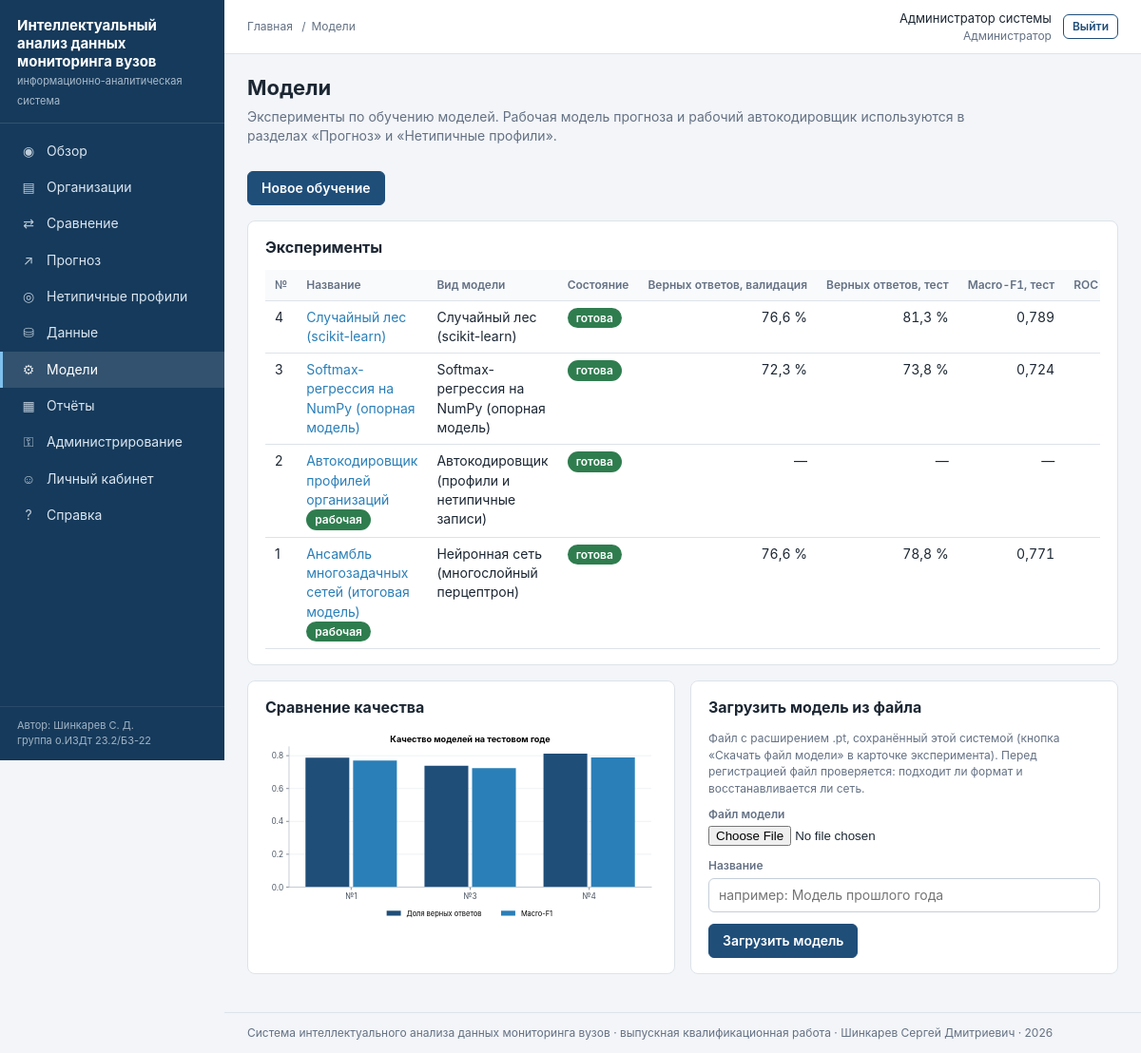
Screenshot of /models/ (signed in) with the database file from the repository.
### vuzmon/db/models.py (models this page shows)
class Base(DeclarativeBase):
    """Общий базовый класс всех таблиц."""

class User(Base):
    __tablename__ = "users"
    id: Mapped[int] = mapped_column(Integer, primary_key=True)
    login: Mapped[str] = mapped_column(String(64), unique=True)
    password_hash: Mapped[str] = mapped_column(String(255))          # пароль хранится только в виде хеша
    full_name: Mapped[str] = mapped_column(String(128), default="")
    email: Mapped[str] = mapped_column(String(128), default="")
    position: Mapped[str] = mapped_column(String(128), default="")   # должность
    role_id: Mapped[int] = mapped_column(ForeignKey("roles.id"))
    is_active: Mapped[bool] = mapped_column(Boolean, default=True)
    created_at: Mapped[datetime] = mapped_column(DateTime, default=datetime.now)
    last_login_at: Mapped[datetime] = mapped_column(DateTime, nullable=True)
    role: Mapped[Role] = relationship(back_populates="users")

class Role(Base):
    __tablename__ = "roles"
    id: Mapped[int] = mapped_column(Integer, primary_key=True)
    code: Mapped[str] = mapped_column(String(32), unique=True)       # admin / analyst / viewer
    title: Mapped[str] = mapped_column(String(64))                   # название на русском
    description: Mapped[str] = mapped_column(String(255), default="")
    users: Mapped[list["User"]] = relationship(back_populates="role")

class Experiment(Base):
    __tablename__ = "experiments"
    id: Mapped[int] = mapped_column(Integer, primary_key=True)
    name: Mapped[str] = mapped_column(String(128))
    model_type: Mapped[str] = mapped_column(String(32))              # mlp / autoencoder / logreg / boosting ...
    params_json: Mapped[str] = mapped_column(Text, default="{}")     # гиперпараметры
    metrics_json: Mapped[str] = mapped_column(Text, default="{}")    # итоговые метрики качества
    status: Mapped[str] = mapped_column(String(16), default="new")   # new / running / done / failed
    message: Mapped[str] = mapped_column(Text, default="")           # текст ошибки или примечание
    model_file: Mapped[str] = mapped_column(String(255), default="") # путь к сохранённой модели
    is_active: Mapped[bool] = mapped_column(Boolean, default=False)  # используется ли для прогнозов
    dataset_id: Mapped[int] = mapped_column(ForeignKey("datasets.id"), nullable=True)
    created_by: Mapped[int] = mapped_column(ForeignKey("users.id"), nullable=True)
    started_at: Mapped[datetime] = mapped_column(DateTime, default=datetime.now)
    finished_at: Mapped[datetime] = mapped_column(DateTime, nullable=True)
    author: Mapped[User] = relationship()
    dataset: Mapped[Dataset] = relationship()
    epochs: Mapped[list["ExperimentEpoch"]] = relationship(
        back_populates="experiment", cascade="all, delete-orphan", order_by="ExperimentEpoch.epoch")

### webapp/views_models.py (the view)
@bp.route("/")
@security.roles_required(*security.ROLE_ANALYST)
def index():
    db = get_session()
    experiments = db.scalars(select(Experiment).order_by(Experiment.id.desc())).all()
    rows, names, accuracy, f1 = [], [], [], []
    for experiment in experiments:
        metrics = json.loads(experiment.metrics_json or "{}")
        test = metrics.get("test") or {}
        rows.append({"experiment": experiment, "test": test, "val": metrics.get("val") or {},
                     "metrics": metrics})
        if test and experiment.status == "done":
            names.append(f"№{experiment.id}")
            accuracy.append(test["accuracy"])
            f1.append(test["macro_f1"])
    chart = None
    if names:
        order = list(reversed(range(len(names))))[-10:]
        chart = plots.to_svg(plots.grouped_bars(
            [names[i] for i in order],
            {"Доля верных ответов": [accuracy[i] for i in order], "Macro-F1": [f1[i] for i in order]},
            "Качество моделей на тестовом годе"))
    return render_template("models.html", crumbs=[("Модели", None)], rows=rows, chart=chart,
                           model_types=jobs.MODEL_TYPES, status_titles=STATUS_TITLES)

### vuzmon/db/session.py (called while the page is built)
def get_session_factory(url: str = None):
    global _session_factory
    if _session_factory is None or url is not None:
        _session_factory = scoped_session(sessionmaker(bind=get_engine(url), expire_on_commit=False))
    return _session_factory

def get_session():
    return get_session_factory()()

### vuzmon/ml/plots.py (called while the page is built)
def to_svg(figure) -> str:
    buffer = io.StringIO()
    figure.savefig(buffer, format="svg", bbox_inches="tight")
    plt.close(figure)
    svg = buffer.getvalue()
    return svg[svg.index("<svg"):]

### webapp/__init__.py (called while the page is built)
def active_menu(endpoint: str) -> str:
    endpoints = [item[0] for item in MENU]
    if endpoint in endpoints:
        return endpoint
    if endpoint in MENU_PARENTS:
        return MENU_PARENTS[endpoint]
    blueprint = endpoint.split(".")[0]
    return next((item for item in endpoints if item.split(".")[0] == blueprint), "")

def format_number(value, digits: int = 2) -> str:
    if value is None or value != value:   # None или NaN
        return "—"
    if isinstance(value, float) and not value.is_integer():
        text = f"{value:,.{digits}f}"
    else:
        text = f"{int(value):,}"
    return text.replace(",", " ").replace(".", ",")

### webapp/security.py (called while the page is built)
def current_user():
    if "user" not in g:
        user_id = session.get("user_id")
        user = get_session().get(User, user_id) if user_id else None
        g.user = user if user is not None and user.is_active else None
    return g.user

def has_role(*codes) -> bool:
    user = current_user()
    return user is not None and user.role.code in codes

def roles_required(*codes):
    def decorator(view):
        @wraps(view)
        def wrapper(*args, **kwargs):
            if current_user() is None:
                flash("Для продолжения работы войдите в систему.", "warning")
                return redirect(url_for("auth.login", next=request.path))
            if not has_role(*codes):
                abort(403)
            return view(*args, **kwargs)
        return wrapper
    return decorator

def csrf_token() -> str:
    if "_csrf" not in session:
        session["_csrf"] = secrets.token_hex(16)
    return session["_csrf"]

def check_csrf() -> None:
    if request.method in ("POST", "PUT", "DELETE"):
        sent = request.form.get("_csrf") or request.headers.get("X-CSRF-Token", "")
        if not sent or not secrets.compare_digest(sent, session.get("_csrf", "")):
            abort(400, description="Форма устарела. Обновите страницу и повторите действие.")

### webapp/templates/models.html (shortened to what this page needs)
{% extends "base.html" %}
{% from "_macros.html" import csrf with context %}
{% block content %}
<div class="page-head">
  <div>
    <h1>Модели</h1>
    <p class="lead">Эксперименты по обучению моделей. Рабочая модель прогноза и рабочий автокодировщик используются в разделах «Прогноз» и «Нетипичные профили».</p>
  </div>
  <div class="actions"><a class="btn" href="{{ url_for('models.new') }}">Новое обучение</a></div>
</div>
<div class="card">
  <h2>Эксперименты</h2>
  <div class="table-wrap"><table class="data">
    <tr><th>№</th><th>Название</th><th>Вид модели</th><th>Состояние</th>
      <th class="num">Верных ответов, валидация</th><th class="num">Верных ответов, тест</th>
      <th class="num">Macro-F1, тест</th><th class="num">ROC-AUC, тест</th><th>Запущен</th></tr>
    {% for row in rows %}
    {% set e = row.experiment %}
    <tr>
      <td>{{ e.id }}</td>
      <td><a href="{{ url_for('models.detail', experiment_id=e.id) }}">{{ e.name }}</a>
        {% if e.is_active %}<span class="badge ok">рабочая</span>{% endif %}</td>
      <td>{{ model_types.get(e.model_type, e.model_type) }}</td>
      <td><span class="badge {{ 'ok' if e.status == 'done' else ('warn' if e.status == 'running' else ('c0' if e.status == 'failed' else 'off')) }}">{{ status_titles.get(e.status, e.status) }}</span></td>
      <td class="num">{{ row.val.accuracy|pct if row.val.accuracy is defined else '—' }}</td>
      <td class="num">{{ row.test.accuracy|pct if row.test.accuracy is defined else '—' }}</td>
      <td class="num">{{ row.test.macro_f1|num(3) if row.test.macro_f1 is defined else '—' }}</td>
      <td class="num">{{ row.test.macro_auc|num(3) if row.test.macro_auc is defined else '—' }}</td>
    </tr>
    {% else %}<tr><td colspan="9" class="muted">Экспериментов пока нет. Нажмите «Новое обучение».</td></tr>{% endfor %}
  </table></div>
</div>
<div class="grid c2">
  <div class="card">
    <h2>Сравнение качества</h2>
    {% if chart %}<div class="chart">{{ chart|safe }}</div>
    {% else %}<p class="muted">Появится после обучения хотя бы одной модели прогноза.</p>{% endif %}
  </div>
  <div class="card">
    <h2>Загрузить модель из файла</h2>
    <p class="muted small">Файл с расширением .pt, сохранённый этой системой (кнопка «Скачать файл модели» в карточке эксперимента).
      Перед регистрацией файл проверяется: подходит ли формат и восстанавливается ли сеть.</p>
    <form method="post" action="{{ url_for('models.upload') }}" enctype="multipart/form-data">{{ csrf() }}
      <div class="form-row"><div class="field wide"><label for="file">Файл модели</label>
        <input type="file" id="file" name="file" accept=".pt" required></div></div>
      <div class="form-row"><div class="field wide"><label for="name">Название</label>
        <input type="text" id="name" name="name" maxlength="128" placeholder="например: Модель прошлого года"></div></div>
      <button class="btn" type="submit">Загрузить модель</button>
    </form>
  </div>
</div>
{% endblock %}

### webapp/templates/base.html (shortened to what this page needs)
<!DOCTYPE html>
<html lang="ru">
<head>
  <link rel="stylesheet" href="{{ url_for('static', filename='css/app.css') }}">
</head>
<body>
<div class="layout">
  <aside class="sidebar" id="sidebar">
    <div class="brand">
      <b>Интеллектуальный анализ данных мониторинга вузов</b>
      <span>информационно-аналитическая система</span>
    </div>
    <ul class="menu">
      {% for endpoint, title, icon in menu %}
      <li><a href="{{ url_for(endpoint) }}"
             class="{{ 'active' if active_menu == endpoint else '' }}">
        <span class="icon">{{ icon }}</span>{{ title }}</a></li>
      {% endfor %}
    </ul>
    <div class="sidebar-footer">Автор: Шинкарев С. Д.<br>группа о.ИЗДт 23.2/Б3-22</div>
  </aside>
  <div class="main">
    <header class="topbar">
      <nav class="crumbs" aria-label="Навигационная цепочка">
        <a href="{{ url_for('main.dashboard') }}">Главная</a>
        {% for text, link in crumbs or [] %}
          <span class="sep">/</span>{% if link %}<a href="{{ link }}">{{ text }}</a>{% else %}<span>{{ text }}</span>{% endif %}
        {% endfor %}
      </nav>
      <div class="userbox">
        <div class="right">
          <div>{{ user.full_name or user.login }}</div>
          <div class="role">{{ user.role.title }}</div>
        </div>
        <form method="post" action="{{ url_for('auth.logout') }}" class="inline">
          <button class="btn secondary small" type="submit">Выйти</button>
        </form>
      </div>
    </header>
    <main class="content">
      {% block content %}{% endblock %}
    </main>
    <footer class="footer">
      Система интеллектуального анализа данных мониторинга вузов · выпускная квалификационная работа ·
      Шинкарев Сергей Дмитриевич · {{ now.year }}
    </footer>
  </div>
</div>
</body>
</html>

### rows the page displays
User: full_name "Администратор системы"
Role: role "Администратор"
Experiment: id "4", name "Случайный лес (scikit-learn)", get "Случайный лес (scikit-learn)", get "готова"
Experiment: id "3", name "Softmax-регрессия на NumPy (опорная модель)", get "Softmax-регрессия на NumPy (опорная модель)", get "готова"
Experiment: id "2", name "Автокодировщик профилей организаций", get "Автокодировщик (профили и нетипичные записи)", get "готова"
Experiment: id "1", name "Ансамбль многозадачных сетей (итоговая модель)", get "Нейронная сеть (многослойный перцептрон)", get "готова"

### other values shown
{{ icon }} "◉" "▤" "⇄" "↗" "◎" "⛁" "⚙" "▦" "⚿" "☺" "?"
{{ title }} "Обзор" "Организации" "Сравнение" "Прогноз" "Нетипичные профили" "Данные" "Модели" "Отчёты" "Администрирование" "Личный кабинет" "Справка"
{{ text }} "Модели"
{{ row.val.accuracy|pct if row.val.accuracy is defined else '—' }} "76,6 %" "72,3 %" "—" "76,6 %"
{{ row.test.accuracy|pct if row.test.accuracy is defined else '—' }} "81,3 %" "73,8 %" "—" "78,8 %"
{{ row.test.macro_f1|num(3) if row.test.macro_f1 is defined else '—' }} "0,789" "0,724" "—" "0,771"
{{ chart|safe }} "№1 №3 №4 0.0 0.2 0.4 0.6 0.8 Качество моделей на тестовом годе Доля верных ответов Macro-F1"
